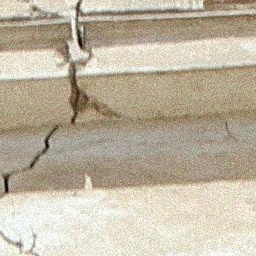
#> input picture list3/images/image_(2a).jpg, 256 x 256 px, found by its file name
$ python question3.py
#> lines starting #> are read from the running program, lines starting #| are printed output that depends on the picture
#> further down, escada is the input picture: shape (256, 256, 3); mean B, G, R 161.4, 180.9, 191.4
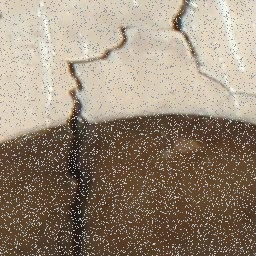
#> input picture list3/images/image_(2b).jpg, 256 x 256 px, found by its file name
#> further down, rachadura is the input picture: shape (256, 256, 3); mean B, G, R 117.6, 135.1, 150.5
'''
remover ruido em imagens coloridas

1. Há várias técnicas para remover ruídos em imagens coloridas, como filtros (média,
gaussiano e mediana) e técnicas avançadas, como filtros adaptativos e algoritmos de
filtragem não local. Na questão apresentada, a imagem image_(2a).jpg contém ruído
gaussiano em alguns canais do formato HSI, enquanto a image_(2b).jpg apresenta ruído
de sal e pimenta em alguns canais RGB. É necessário remover o ruído dessas imagens.
'''
import numpy as np
import cv2
import matplotlib.pyplot as plt

# Função para plotar histogramas comparativos
def plot_histograms(original_image, no_noisy_img, title_original, title_noisy, image_name):
    # Calcule os histogramas
    original_hist, _ = np.histogram(original_image.ravel(), bins=256, range=(0, 256))
    no_noisy_img_array = np.array(no_noisy_img)  # Converta a lista em um array do NumPy
    noisy_hist, _ = np.histogram(no_noisy_img_array.ravel(), bins=256, range=(0, 256))

    # Crie o gráfico
    plt.figure(figsize=(10, 5))
    plt.subplot(1, 2, 1)
    plt.title(f"{title_original} - {image_name}")
    plt.plot(original_hist, color='blue')
    plt.xlabel("Valor do Pixel")
    plt.ylabel("Frequência")

    plt.subplot(1, 2, 2)
    plt.title(f"{title_noisy} - {image_name}")
    plt.plot(noisy_hist, color='red')
    plt.xlabel("Valor do Pixel")
    plt.ylabel("Frequência")

    plt.tight_layout()
    plt.show()

def plot_original_and_noisy(original_image, no_noisy_img):
    """
    Plots the original and compressed images side by side.

    Args:
        original_image (numpy.ndarray): The original grayscale image.
        no_noisy_img (numpy.ndarray): The compressed grayscale image.
    """
    plt.figure(figsize=(10, 5))

    # Plot the original image
    plt.subplot(1, 2, 1)
    plt.imshow(cv2.cvtColor(original_image, cv2.COLOR_BGR2RGB))
    plt.title("Original Image")
    plt.axis('off')  # Hide axes

    plt.subplot(1, 2, 2)
    plt.imshow(cv2.cvtColor(no_noisy_img, cv2.COLOR_BGR2RGB))
    plt.title("No Noisy Image")
    plt.axis('off')  # Hide axes

    plt.tight_layout()
    plt.show()

def salvar_imagem(imagem, caminho):
    cv2.imwrite(caminho, imagem)

def filtro_bilateral(imagem):
    # Parâmetros do filtro bilateral
    sigma_color = 75
    sigma_space = 75

    # Aplicando filtro bilateral em cada canal
    canal_r = cv2.bilateralFilter(imagem[:, :, 0], 9, sigma_color, sigma_space)
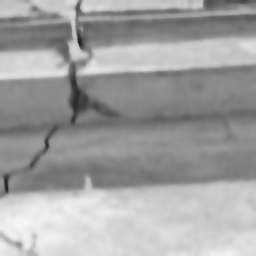
#> canal_r: shape (256, 256); min 32, max 248, mean 161.5
    canal_g = cv2.bilateralFilter(imagem[:, :, 1], 9, sigma_color, sigma_space)
    canal_b = cv2.bilateralFilter(imagem[:, :, 2], 9, sigma_color, sigma_space)
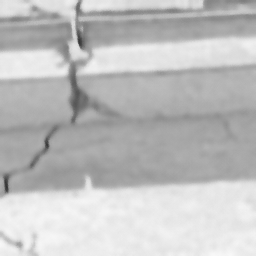
#> canal_b: shape (256, 256); min 51, max 248, mean 191.4

    # Criando a imagem filtrada
    imagem_filtrada = np.stack([canal_r, canal_g, canal_b], axis=-1)

    return imagem_filtrada

def filtro_media(imagem):
    # Tamanho da janela de média
    janela = 5

    # Aplicando filtro de média em cada canal
    canal_r = np.mean(imagem[:, :, 0], axis=(0, 1))
    canal_g = np.mean(imagem[:, :, 1], axis=(0, 1))
    canal_b = np.mean(imagem[:, :, 2], axis=(0, 1))

    # Criando a imagem filtrada
    imagem_filtrada = np.stack([canal_r, canal_g, canal_b], axis=-1)

    return imagem_filtrada

def remove_salt_and_pepper_noise(image, window_size=5):
    """
    Remove ruído de sal e pimenta de uma imagem colorida.

    Args:
        image (numpy.ndarray): Imagem colorida (formato BGR).
        window_size (int): Tamanho da janela (padrão: 5).

    Returns:
        numpy.ndarray: Imagem sem ruído de sal e pimenta (colorida).
    """
#> called with window_size = 5
    pad = window_size // 2
    filtered_image = np.zeros_like(image)

    for i in range(pad, image.shape[0] - pad):
        for j in range(pad, image.shape[1] - pad):
            window = image[i - pad : i + pad + 1, j - pad : j + pad + 1]

            # Calcular a mediana para cada canal de cor
            for channel in range(3):
                filtered_image[i, j, channel] = np.median(window[:, :, channel])
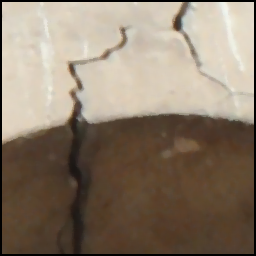
#> filtered_image: shape (256, 256, 3); mean B, G, R 107.8, 124.9, 140

    return filtered_image.astype(np.uint8)

# Carregando as imagens
escada = cv2.imread("list3/images/image_(2a).jpg")
rachadura = cv2.imread("list3/images/image_(2b).jpg")

escada_ar = np.asarray(escada)
rachadura_ar = np.asarray(rachadura)

escada_gauss = filtro_bilateral(escada_ar)
rachadura_salt = remove_salt_and_pepper_noise(rachadura_ar)

plot_original_and_noisy(escada, escada_gauss)
#> in plot_original_and_noisy, `plt.show()`:
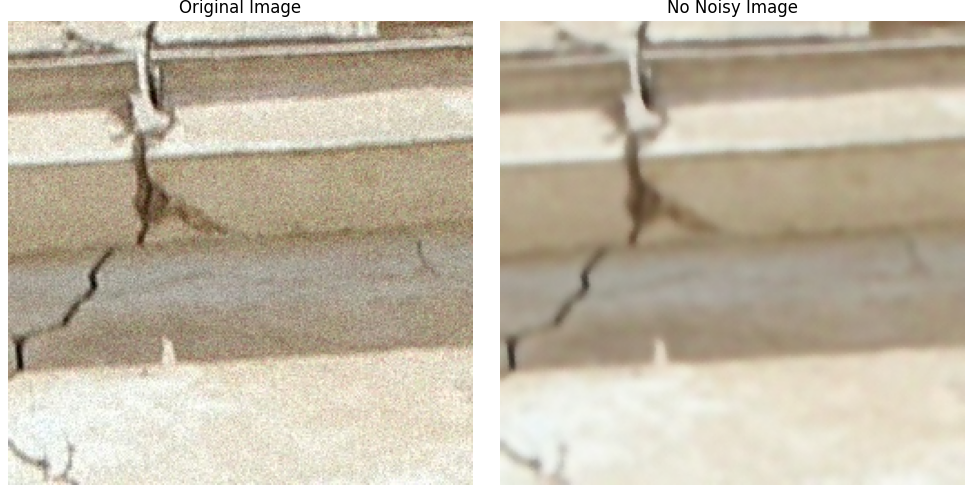
#> figure drawn by matplotlib, 2 panels
plot_histograms(escada_ar, escada_gauss, 'Histograma Original', 'Histograma Sem Ruído (Gauss-Bilateral)', 'escada')
#> in plot_histograms, `original_hist, _ = np.histogram(original_image.ravel(), bins=256, rang..`: original_hist = 256 values, max 1948 at index 160, min 3 at index 1, mean 768
#> in plot_histograms, `noisy_hist, _ = np.histogram(no_noisy_img_array.ravel(), bins=256, ran..`: noisy_hist = 256 values, max 3088 at index 165, min 0 at index 0, mean 768
plot_original_and_noisy(rachadura, rachadura_salt)
#> in plot_original_and_noisy (call 2), `plt.show()`:
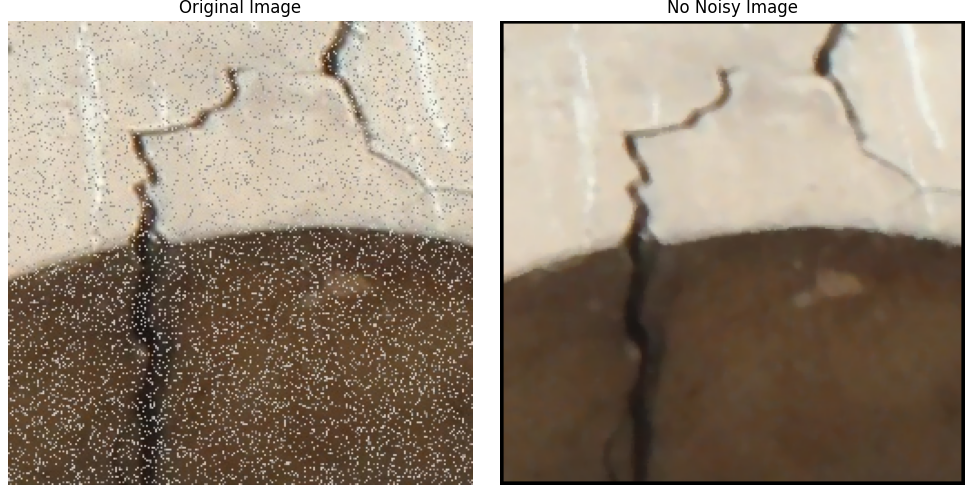
#> figure drawn by matplotlib, 2 panels
plot_histograms(rachadura_ar, rachadura_salt, 'Histograma Original', 'Histograma Sem Ruído (Salt And Pepper)', 'rachadura')
#> call 2 of plot_histograms, with title_original = 'Histograma Original', title_noisy = 'Histograma Sem Ruído (Salt And Pepper)', image_name = 'rachadura'
#> in plot_histograms (call 2), `original_hist, _ = np.histogram(original_image.ravel(), bins=256, rang..`: original_hist = 256 values, max 2386 at index 44, min 0 at index 0, mean 768
#> in plot_histograms (call 2), `noisy_hist, _ = np.histogram(no_noisy_img_array.ravel(), bins=256, ran..`: noisy_hist = 256 values, max 6096 at index 0, min 0 at index 1, mean 768
#> in plot_histograms (call 2), `plt.show()`:
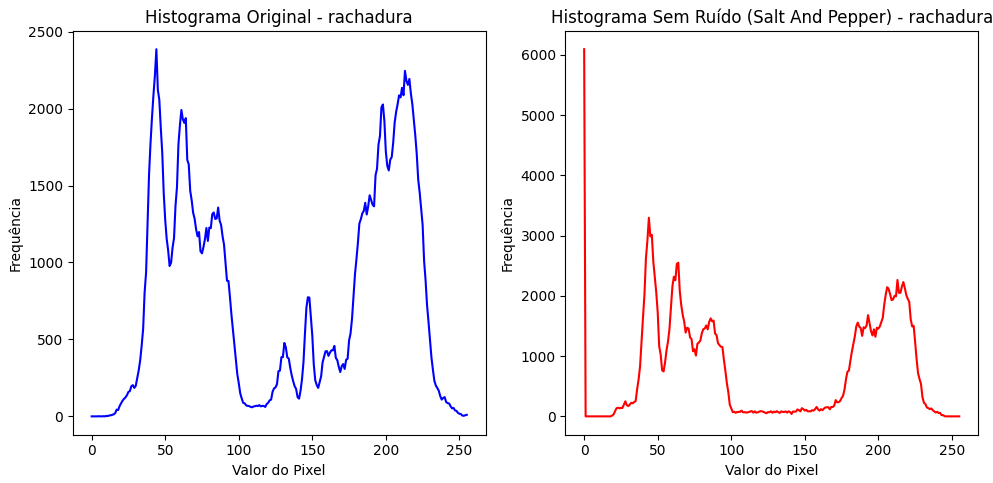
#> figure drawn by matplotlib, 2 panels; panel 1: curve peaks at x = 44, y = 2386; panel 2: curve peaks at x = 0, y = 6096

salvar_imagem(escada_gauss, 'list3/images/escada_gauss.jpeg')
salvar_imagem(rachadura_salt, 'list3/images/rachadura_salt.jpeg')
